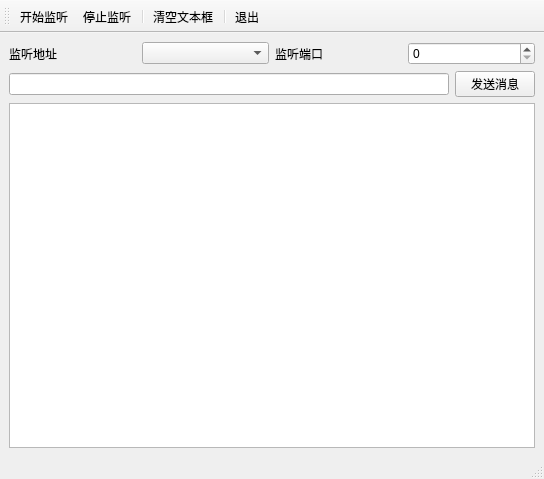
<?xml version="1.0" encoding="UTF-8"?>
<ui version="4.0">
 <class>MainWindow</class>
 <widget class="QMainWindow" name="MainWindow">
  <property name="geometry">
   <rect>
    <x>0</x>
    <y>0</y>
    <width>544</width>
    <height>479</height>
   </rect>
  </property>
  <property name="windowTitle">
   <string>MainWindow</string>
  </property>
  <widget class="QWidget" name="centralwidget">
   <layout class="QVBoxLayout" name="verticalLayout">
    <item>
     <layout class="QHBoxLayout" name="horizontalLayout">
      <item>
       <widget class="QLabel" name="label">
        <property name="text">
         <string>监听地址</string>
        </property>
       </widget>
      </item>
      <item>
       <widget class="QComboBox" name="comboBox_address"/>
      </item>
      <item>
       <widget class="QLabel" name="label_2">
        <property name="text">
         <string>监听端口</string>
        </property>
       </widget>
      </item>
      <item>
       <widget class="QSpinBox" name="spinBox_port"/>
      </item>
     </layout>
    </item>
    <item>
     <layout class="QHBoxLayout" name="horizontalLayout_2">
      <item>
       <widget class="QLineEdit" name="lineEdit_sendMessage"/>
      </item>
      <item>
       <widget class="QPushButton" name="pushButton_sendMessage">
        <property name="text">
         <string>发送消息</string>
        </property>
       </widget>
      </item>
     </layout>
    </item>
    <item>
     <widget class="QPlainTextEdit" name="plainTextEdit"/>
    </item>
   </layout>
  </widget>
  <widget class="QMenuBar" name="menubar">
   <property name="geometry">
    <rect>
     <x>0</x>
     <y>0</y>
     <width>544</width>
     <height>25</height>
    </rect>
   </property>
  </widget>
  <widget class="QStatusBar" name="statusbar"/>
  <widget class="QToolBar" name="toolBar">
   <property name="windowTitle">
    <string>toolBar</string>
   </property>
   <attribute name="toolBarArea">
    <enum>TopToolBarArea</enum>
   </attribute>
   <attribute name="toolBarBreak">
    <bool>false</bool>
   </attribute>
   <addaction name="action_startListen"/>
   <addaction name="action_stopListen"/>
   <addaction name="separator"/>
   <addaction name="action_clearText"/>
   <addaction name="separator"/>
   <addaction name="action_quit"/>
  </widget>
  <action name="action_startListen">
   <property name="text">
    <string>开始监听</string>
   </property>
   <property name="toolTip">
    <string>开始监听</string>
   </property>
   <property name="menuRole">
    <enum>QAction::NoRole</enum>
   </property>
  </action>
  <action name="action_stopListen">
   <property name="text">
    <string>停止监听</string>
   </property>
   <property name="toolTip">
    <string>停止监听</string>
   </property>
   <property name="menuRole">
    <enum>QAction::NoRole</enum>
   </property>
  </action>
  <action name="action_clearText">
   <property name="text">
    <string>清空文本框</string>
   </property>
   <property name="toolTip">
    <string>清空文本框</string>
   </property>
   <property name="menuRole">
    <enum>QAction::NoRole</enum>
   </property>
  </action>
  <action name="action_quit">
   <property name="text">
    <string>退出</string>
   </property>
   <property name="toolTip">
    <string>退出</string>
   </property>
   <property name="menuRole">
    <enum>QAction::NoRole</enum>
   </property>
  </action>
 </widget>
 <resources/>
 <connections>
  <connection>
   <sender>action_quit</sender>
   <signal>triggered()</signal>
   <receiver>MainWindow</receiver>
   <slot>close()</slot>
   <hints>
    <hint type="sourcelabel">
     <x>-1</x>
     <y>-1</y>
    </hint>
    <hint type="destinationlabel">
     <x>271</x>
     <y>239</y>
    </hint>
   </hints>
  </connection>
  <connection>
   <sender>action_clearText</sender>
   <signal>triggered()</signal>
   <receiver>plainTextEdit</receiver>
   <slot>clear()</slot>
   <hints>
    <hint type="sourcelabel">
     <x>-1</x>
     <y>-1</y>
    </hint>
    <hint type="destinationlabel">
     <x>271</x>
     <y>288</y>
    </hint>
   </hints>
  </connection>
 </connections>
</ui>
